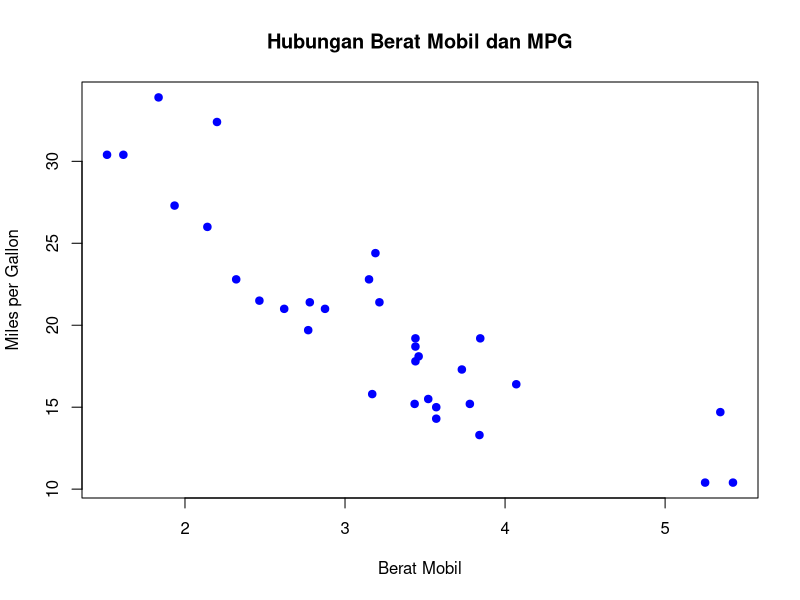

The R source for this figure: (Note: this script raises an error after producing the figure.)
# ===============================
# RESET ENVIRONMENT
# ===============================
rm(list = ls())

# ===============================
# MEMBUAT DATA FRAME
# ===============================
data_mhs <- data.frame(
  nama = c("Omar", "Sael", "Abim", "Ramdhan", "Pardun"),
  jurusan = c("TPL", "MNI", "AKN", "TKR", "TKJ"),
  nilai = c(90, 85, 94, 80, 75)
)

print(data_mhs)

# ===============================
# FILTER DATA
# ===============================
hasil_filter <- data_mhs[data_mhs$nilai >= 80, ]
print(hasil_filter)

# ===============================
# MEMBUAT nilaiAkhir
# ===============================
nilaiAkhir <- data_mhs

nilaiAkhir$kategori_nilai <- ifelse(
  nilaiAkhir$nilai >= 85, "Sangat Baik",
  ifelse(nilaiAkhir$nilai >= 70, "Baik", "Kurang")
)

# ===============================
# MENAMPILKAN HASIL
# ===============================
print(nilaiAkhir)


# ===============================
# LOAD PACKAGE
# ===============================
library(dplyr)

# ===============================
# DATA AWAL
# ===============================
nilaiAkhir <- data.frame(
  nama = c("Andi", "Budi", "Citra", "Dewi", "Eka"),
  kategori_nilai = c(
    "Sangat Baik",
    "Kurang",
    "Sangat Baik",
    "Baik",
    "Kurang"
  )
)

# ===============================
# RENAME KOLOM
# ===============================
nilaiAkhir <- nilaiAkhir %>%
  rename(
    kategori = kategori_nilai
  )

# ===============================
# OUTPUT
# ===============================
nilaiAkhir

# ===============================
# LOAD PACKAGE
# ===============================
library(dplyr)

# ===============================
# GROUP BY + SUMMARY
# ===============================
iris_summary <- iris %>%
  group_by(Species) %>%
  summarise(
    mean_sepal = mean(Sepal.Length),
    sd_sepal   = sd(Sepal.Length),
    n          = n()
  )

# ===============================
# OUTPUT
# ===============================
iris_summary


#Scatter Plot
data(mtcars)

plot(
  mtcars$wt,
  mtcars$mpg,
  main = "Hubungan Berat Mobil dan MPG",
  xlab = "Berat Mobil",
  ylab = "Miles per Gallon",
  pch = 19,
  col = "blue"
)

ggplot(data = mtcars, aes(x = wt, y = mpg))


# Memanggil library
library(ggplot2)

# Membuat grafik scatter + garis tren dengan tema
ggplot(data = mtcars, aes(x = wt, y = mpg)) +
  geom_point() +
  geom_smooth() +
  labs(
    title = "Hubungan Berat Mobil dan Efisiensi Bahan Bakar",
    x = "Berat Mobil (wt)",
    y = "Miles per Gallon (mpg)"
  ) +
  theme_minimal()



# ==================================
# MEMBUAT GRAFIK SCATTER IRIS
# ==================================
p <- ggplot(
  data = iris,
  aes(
    x = Sepal.Length,
    y = Petal.Length,
    color = Species
  )
) +
  geom_point() +
  labs(
    x = "Panjang Sepal (cm)",
    y = "Panjang Petal (cm)",
    color = "Jenis Bunga",
    title = "Hubungan Panjang Sepal dan Petal Bunga Iris"
  )

# ==================================
# MENAMPILKAN GRAFIK
# ==================================
p


# ==================================
# LOAD LIBRARY
# ==================================
library(ggplot2)
library(dplyr)

# ==================================
# AGREGASI DATA
# ==================================
iris_summary <- iris %>%
  group_by(Species) %>%
  summarise(
    mean_sepal = mean(Sepal.Length)
  )

# ==================================
# BAR CHART DENGAN geom_bar
# ==================================
barplot <- ggplot(
  data = iris_summary,
  aes(x = Species, y = mean_sepal)
) +
  geom_bar(stat = "identity", fill = "rainbow") +
  labs(
    title = "Rata-rata Panjang Sepal per Spesies",
    x = "Spesies",
    y = "Rata-rata Sepal.Length"
  ) +
  theme(
    plot.title = element_text(hjust = 0.5)
  )

# ==================================
# TAMPILKAN GRAFIK
# ==================================
barplot


library(ggplot2)
library(dplyr)

iris_summary <- iris %>%
  group_by(Species) %>%
  summarise(mean_sepal = mean(Sepal.Length))

ggplot(iris_summary, aes(x = Species, y = mean_sepal, fill = Species)) +
  geom_col() +
  scale_fill_brewer(palette = "Set1") +
  labs(
    title = "Rata-rata Panjang Sepal per Spesies",
    x = "Spesies",
    y = "Rata-rata Sepal.Length"
  )


# ======================================================
# PRAKTIKUM PROBABILITAS & STATISTIKA
# Analisis Statistik Deskriptif dan Visualisasi Data
# Data: Tinggi Badan
# ======================================================

# ------------------------------------------------------
# 1. MEMUAT LIBRARY
# ------------------------------------------------------
# dplyr digunakan untuk manipulasi dan analisis data
# ggplot2 digunakan untuk visualisasi data

library(dplyr)
library(ggplot2)

# ------------------------------------------------------
# 2. MEMBUAT DATA TINGGI BADAN
# ------------------------------------------------------
# Data berupa tinggi badan (dalam cm)

tinggi <- c(
  188.7, 169.4, 178.6, 181.3, 179, 173.9, 190.1, 174.1, 195.2, 174.4,
  188, 197.9, 161.1, 172.2, 173.7, 181.4, 172.2, 148.4, 150.6, 188.2,
  171.9, 157.2, 173.3, 187.1, 194, 170.7, 172.4, 157.4, 179.6, 168.6,
  179.6, 182, 185.4, 168.9, 180, 157.8, 167.2, 166.5, 150.9, 175.4,
  177.1, 171.4, 182.6, 167.7, 161.3, 179.3, 166.9, 189.4, 170.7,
  181.6, 178.2, 167.2, 190.8, 181.4, 175.9, 177.8, 181.8, 175.9,
  145.1, 177.8, 171.3, 176.9, 180.8, 189, 167.7, 188, 178.4, 185.4,
  184.2, 182.2, 164.6, 174.1, 181.2, 165.5, 169.6, 180.8, 182.7,
  179.6, 166.1, 164, 190.1, 177.6, 175.9, 173.8, 163.1, 181.1,
  172.8, 173.2, 184.3, 183.2, 188.9, 170.2, 181.5, 188.9, 163.9,
  166.4, 163.7, 160.4, 175.8, 181.5
)

# ------------------------------------------------------
# 3. MEMBUAT DATA FRAME (TIBBLE)
# ------------------------------------------------------
# Mengubah vektor menjadi data frame satu kolom

df_tinggi <- tibble(tinggi_badan = tinggi)

# Menampilkan struktur data
str(df_tinggi)

# ------------------------------------------------------
# 4. STATISTIK DESKRIPTIF
# ------------------------------------------------------
# Menghitung ukuran statistik dasar

statistik <- df_tinggi %>%
  summarise(
    jumlah_data = n(),                 # jumlah observasi
    minimum = min(tinggi_badan),       # nilai minimum
    maksimum = max(tinggi_badan),      # nilai maksimum
    rata_rata = mean(tinggi_badan),    # rata-rata
    median = median(tinggi_badan),     # median
    simpangan_baku = sd(tinggi_badan)  # standar deviasi
  )

# Menampilkan hasil statistik
statistik

# ------------------------------------------------------
# 5. VISUALISASI: HISTOGRAM
# ------------------------------------------------------
# Histogram untuk melihat sebaran data tinggi badan

ggplot(df_tinggi, aes(x = tinggi_badan)) +
  geom_histogram(
    binwidth = 5,
    fill = "steelblue",
    color = "white"
  ) +
  labs(
    title = "Distribusi Tinggi Badan",
    x = "Tinggi Badan (cm)",
    y = "Frekuensi"
  ) +
  theme_minimal()

# ------------------------------------------------------
# 6. VISUALISASI: BOXPLOT
# ------------------------------------------------------
# Boxplot untuk melihat median, IQR, dan outlier

ggplot(df_tinggi, aes(y = tinggi_badan)) +
  geom_boxplot(fill = "tomato") +
  labs(
    title = "Boxplot Tinggi Badan",
    y = "Tinggi Badan (cm)"
  ) +
  theme_minimal()

# ------------------------------------------------------
# 7. KLASIFIKASI TINGGI BADAN
# ------------------------------------------------------
# Mengelompokkan tinggi badan ke dalam kategori

df_kategori <- df_tinggi %>%
  mutate(
    kategori = case_when(
      tinggi_badan < 160 ~ "Pendek",
      tinggi_badan < 180 ~ "Sedang",
      TRUE ~ "Tinggi"
    )
  )

# ------------------------------------------------------
# 8. MENGHITUNG FREKUENSI SETIAP KATEGORI
# ------------------------------------------------------

df_kategori %>%
  count(kategori)

